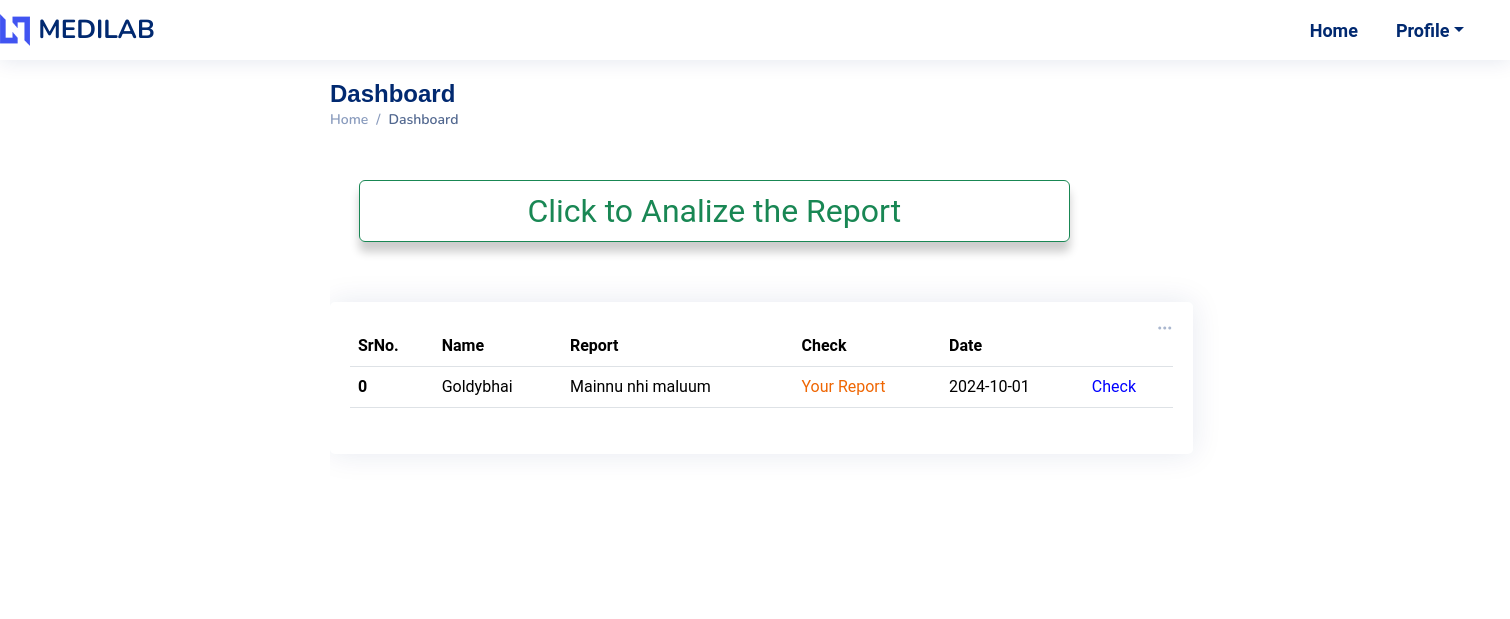
The page /dashboard (signed in) on the database as committed earlier.
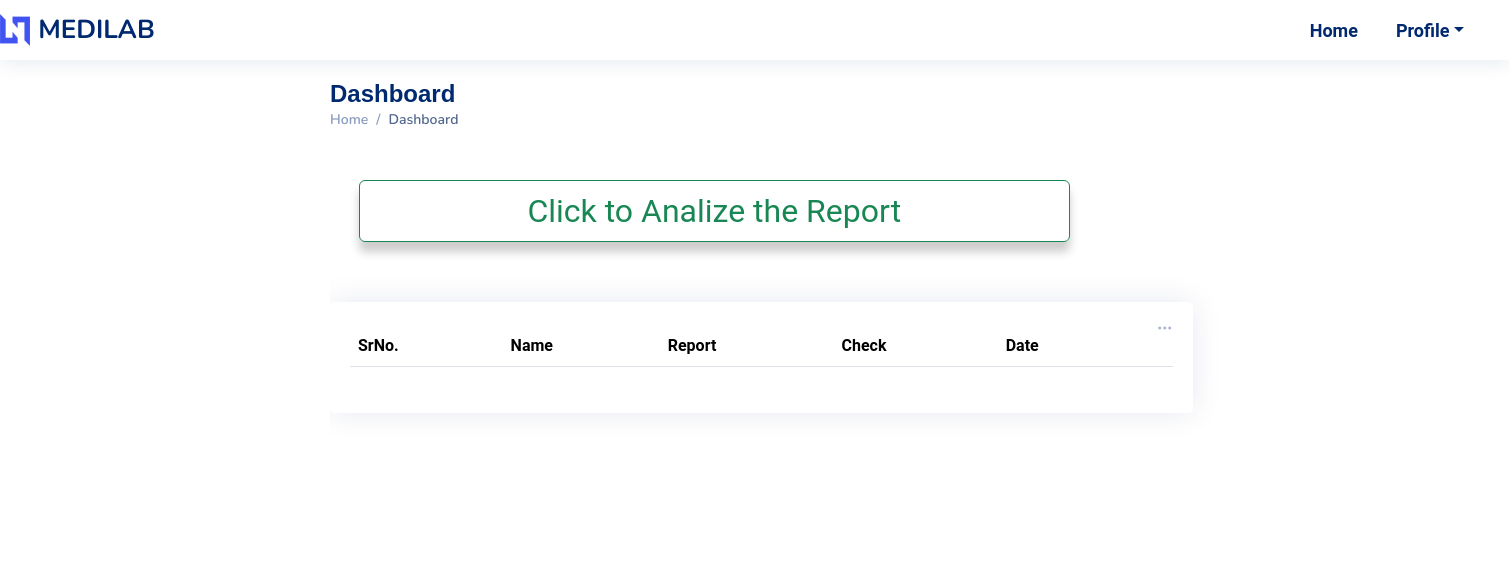
The same page on the database as committed later.
### main.py (models this page shows)
class Prevreports(db.Model):
    __tablename__ = 'prevreports'  # Fix: Table name should be double-underscored.
    Sno = db.Column(db.Integer, primary_key=True)
    Email = db.Column(db.String(80), db.ForeignKey('login.Email'),nullable=False)  # Fix: Correct foreign key table name 'login.Email'.
    Name = db.Column(db.String(80), nullable=False)
    Report = db.Column(db.String(150), nullable=False)
    File=db.Column(db.String(200),nullable=False)
    Date = db.Column(db.String(80), nullable=True)

### main.py (the view)
@app.route("/dashboard")
def dash():
    if('user' in session):
        user=Login.query.filter_by(Username=session['user']).first()
        if user:
            x=Prevreports.query.filter_by(Email=user.Email).first()
            data=Prevreports.query.filter_by(Email=user.Email).all()
            return render_template("dashboard.html",data=data,x=x)
    else:
        return render_template('dashboard.html',x='user')

### templates/dashboard.html (shortened to what the changed rows need)
<!DOCTYPE html>
<html lang="en">
<head>
  <link href="{{url_for('static',filename='assets/vendordsh/bootstrap/css/bootstrap.min.css')}}" rel="stylesheet">
  <link href="{{url_for('static',filename='assets/vendordsh/bootstrap-icons/bootstrap-icons.css')}}" rel="stylesheet">
  <link href="{{url_for('static',filename='assets/vendordsh/boxicons/css/boxicons.min.css')}}" rel="stylesheet">
  <link href="{{url_for('static',filename='assets/vendordsh/quill/quill.snow.css')}}" rel="stylesheet">
  <link href="{{url_for('static',filename='assets/vendordsh/quill/quill.bubble.css')}}" rel="stylesheet">
  <link href="{{url_for('static',filename='assets/vendordsh/remixicon/remixicon.css')}}" rel="stylesheet">
  <link href="{{url_for('static',filename='assets/vendordsh/simple-datatables/style.css')}}" rel="stylesheet">
  <link href="{{url_for('static',filename='assets/css/styledsh.css')}}" rel="stylesheet">
  <link href="{{url_for('static',filename='assets/css/main.css')}}" rel="stylesheet">
</head>
<body style="width: 100%;height: 100%;">
  <main id="main" class="main" style="height: 100%; width: 100%;">
    <div class="pagetitle">
      <h1>Dashboard</h1>
      <br>
    </div>
    <section class="section dashboard" style="width: 100%;">
      <div class="row">
        <div class="col-lg-8">
          <div class="row">
            <div >
              <div class="card info-card sales-card" style="width: 90%;">
                <br>
                <div class="card-body">
                  <table class="table">
                    <thead class="thead-dark">
                      <tr>
                        <th scope="col">SrNo. </th>
                        <th scope="col">Name</th>
                        <th scope="col">Report</th>
                        <th scope="col">Check</th>
                        <th scope="col">Date</th>
                        <th scope="col"></th>
                      </tr>
                    </thead>
                    <tbody>
                      {% for p in data %}
                      <tr>
                        <th >{{p.Sno}}</th>
                        <td>{{p.Name}}</td>
                        <td>{{p.Report}}</td>
                        <td><a href="/dashboard/yourpdf{{p.File}}">
                        Your Report</a></td>
                        <td>{{p.Date}}</td>
                        <td><a href="/dashboard/rpt/analyze?filename={{p.File}}" style="color: blue;">Check</a></td>
                      </tr>
                      {% endfor %}
                    </tbody>
                  </table>
                </div>
              </div>
            </div>
          </main>
</body>
</html>

Rows that differ between the two databases and show on the page:
removed Prevreports: Sno "0", Name "Goldybhai", Report "Mainnu nhi maluum", Date "2024-10-01"
